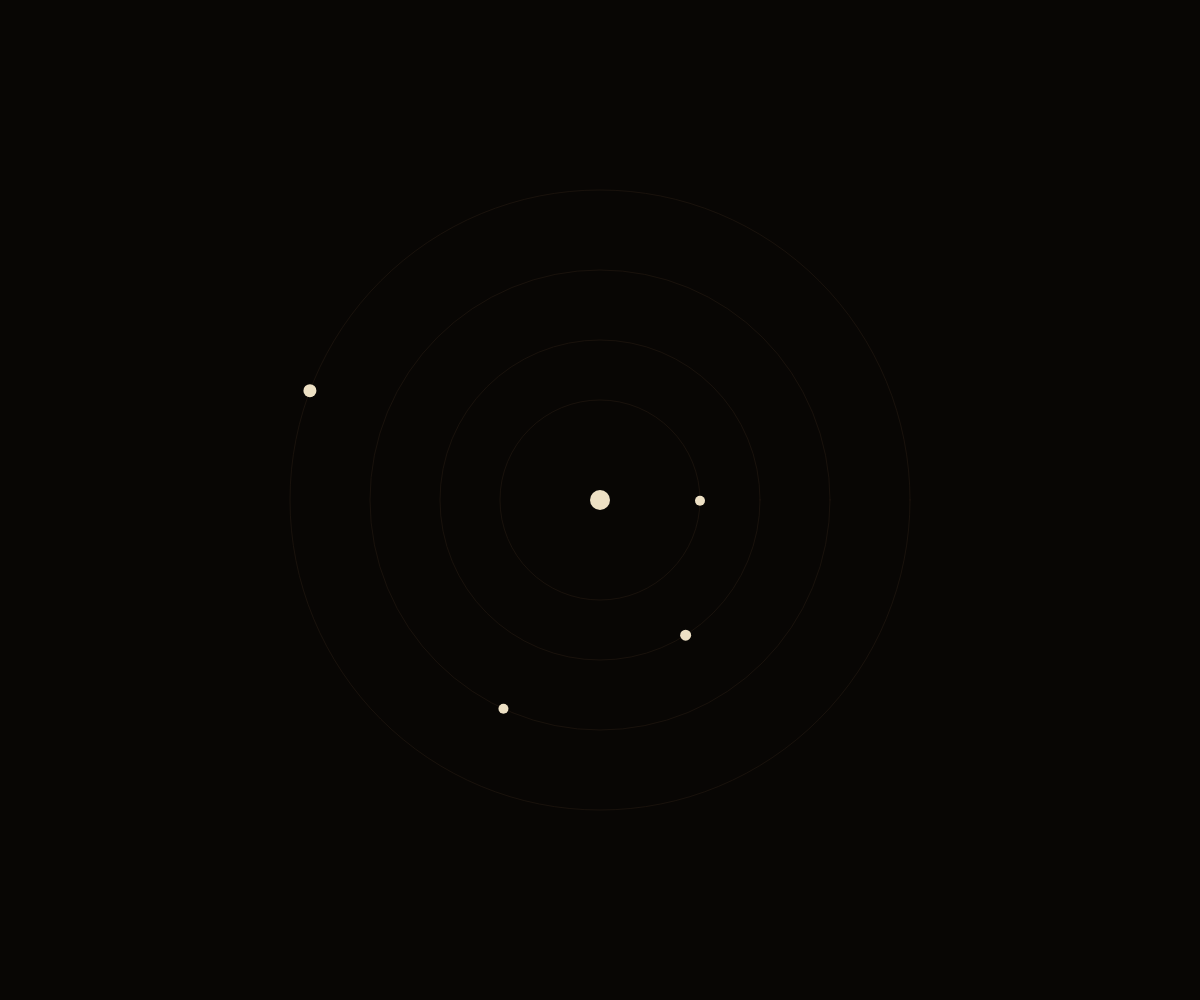
Frame 1 (no input)
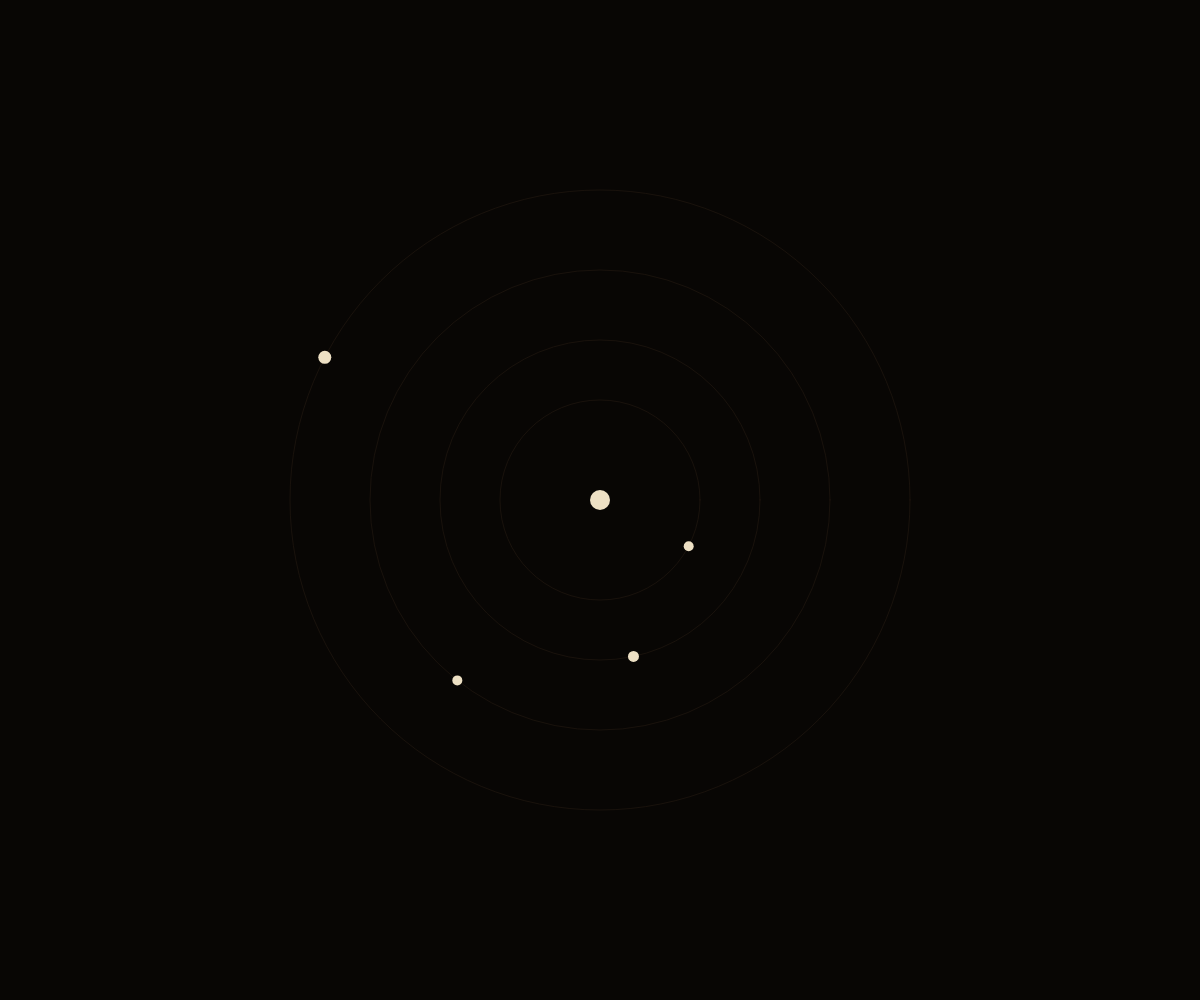
Frame 60 (no input)
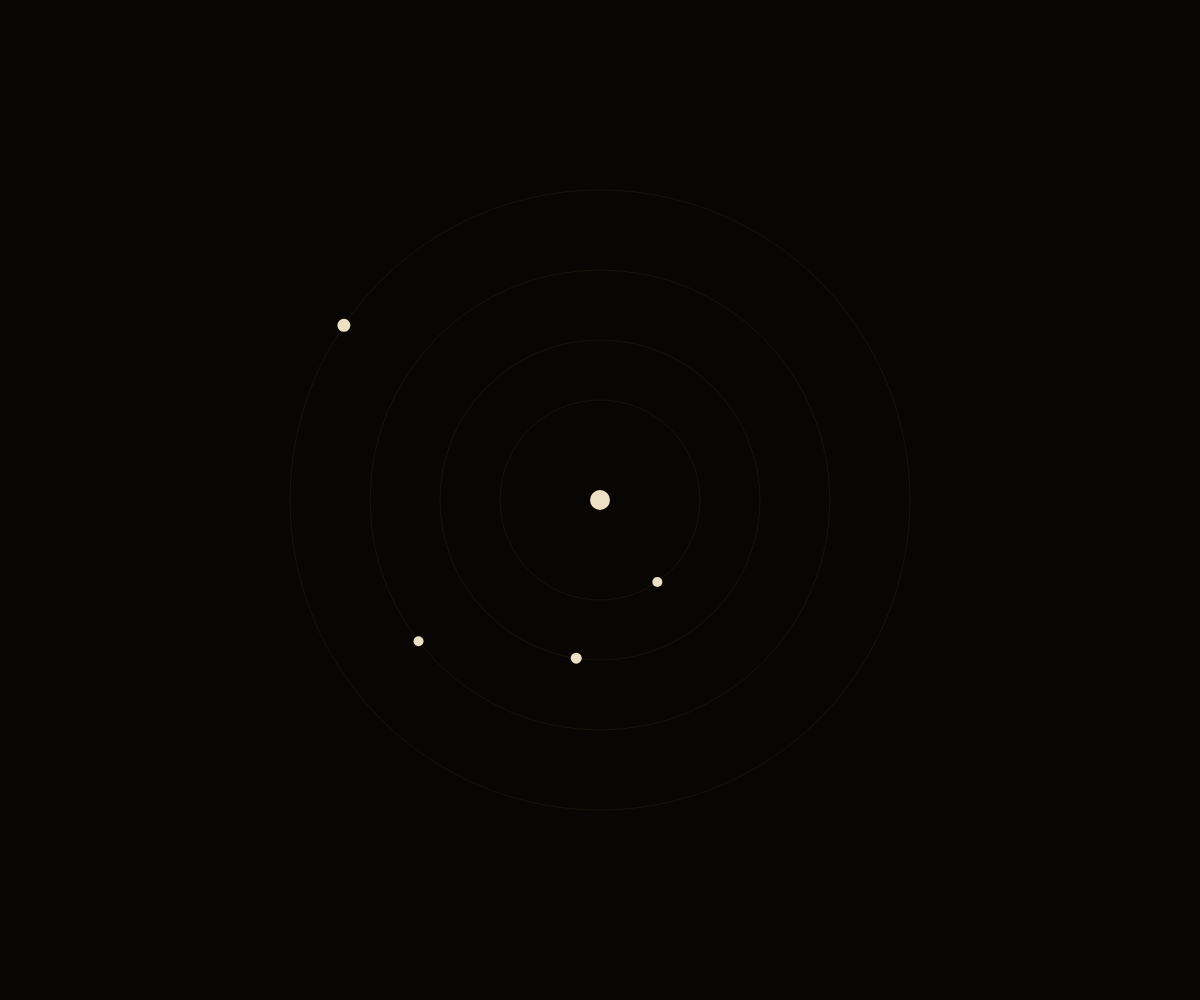
Frame 120 (the mouse pressed at the canvas centre since frame 60)

The p5.js sketch that drew these frames (run headless with seeded random() and noise() and a simulated clock; from frame 60 on, the mouse is pressed at the canvas centre):

// p5.js sketch
// ── sketch.js
let planetas = [
  { nome: 'VÉNUS',    raioOrbita: 100, tamanho: 10, angulo: 0,   velocidade: 0.008 },
  { nome: 'TERRA',    raioOrbita: 160, tamanho: 11, angulo: 1,   velocidade: 0.006 },
  { nome: 'MARTE',    raioOrbita: 230, tamanho: 10, angulo: 2,   velocidade: 0.004 },
  { nome: 'TIJUANA', raioOrbita: 310, tamanho: 13, angulo: 3.5, velocidade: 0.002 },
];

function setup() {
  createCanvas(windowWidth, windowHeight);
}

function draw() {
  background(8, 6, 4);

  let cx = width / 2;
  let cy = height / 2;

  // sol
  fill(237, 224, 196);
  noStroke();
  circle(cx, cy, 20);

  // planetas
  for (let p of planetas) {
    p.angulo += p.velocidade;

    let x = cx + cos(p.angulo) * p.raioOrbita;
    let y = cy + sin(p.angulo) * p.raioOrbita;

    // orbita
    noFill();
    stroke(42, 31, 20);
    strokeWeight(0.5);
    ellipse(cx, cy, p.raioOrbita * 2, p.raioOrbita * 2);

    // planeta
    fill(237, 224, 196);
    noStroke();
    circle(x, y, p.tamanho);
  }
}
// ── style.css
body {
  background: #080604;
  margin: 0;
  overflow: hidden;
}
